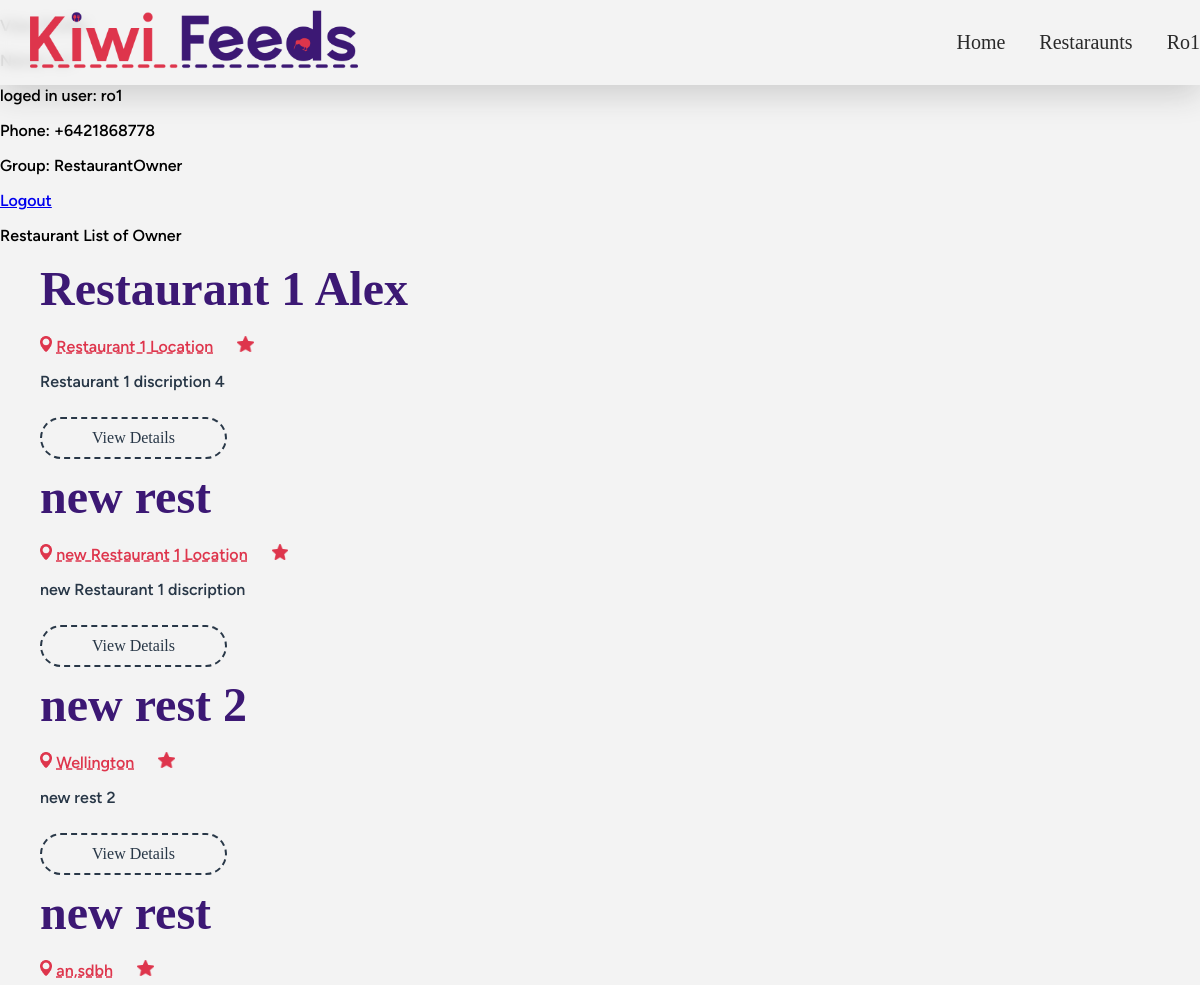
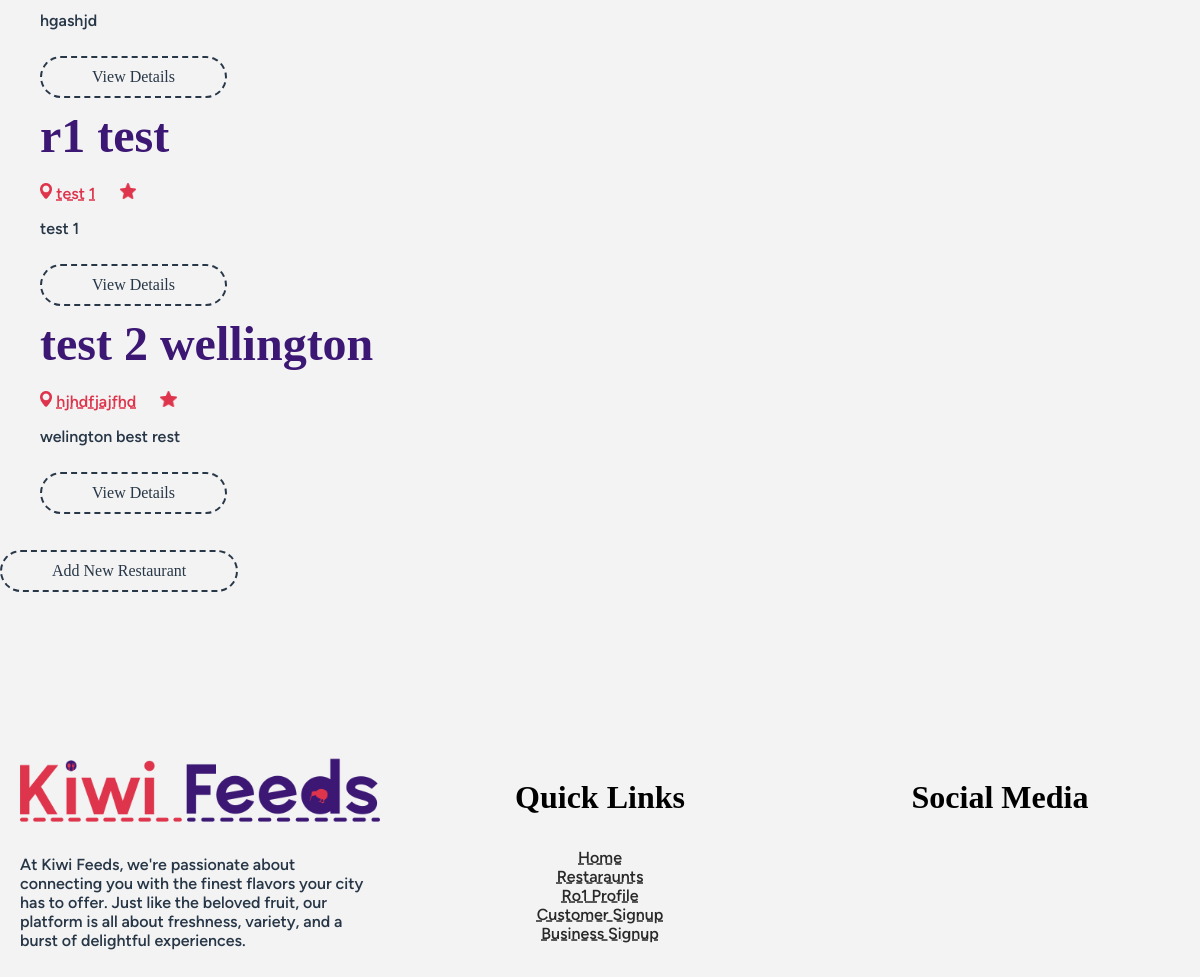
Page /user/1/ (signed in) on the committed database (2 pictures, top to bottom).
### app_user/models.py (models this page shows, shortened)
class UserProfile(models.Model):
    this_user = models.OneToOneField(User, on_delete=models.PROTECT ,verbose_name='User')
    profile_picture = models.ImageField(
        default='/profile_pics/temp_pfp_placeholder_REPLACE_LATER.avif',
        upload_to=generate_image_path,
        height_field=None,
        width_field=None
    )
    phone_number = PhoneNumberField()
    address = models.CharField(max_length=1000)
    @property
    def user_group(self):
        groups = self.this_user.groups.all()
        return ', '.join([group.name for group in groups])

### app_restaurants/models.py (models this page shows, shortened)
class Restaurant(models.Model):
    restaurant_name = models.CharField(max_length=255)
    restaurant_description = models.CharField(max_length=255)
    restaurant_location = models.CharField(max_length=255)
    restaurant_owner = models.ForeignKey('app_user.UserProfile',on_delete=models.PROTECT, related_name='restaurant_owner_user',null=True,blank=True)

### app_user/views.py (the view)
# urls.py: path("<int:pk>/", UserProfileView.as_view(), name="profile-page"),
class UserProfileView(LoginRequiredMixin, DetailView):
    model = UserProfile
    context_object_name = 'this_user'
    fields = ['profile_picture', 'phone_number', 'address']
    template_name = 'app_user/user_profile_page.html'
    def get_object(self, queryset=None):
        return self.request.user.userprofile

### app_user/templatetags/custom_tags.py (called while the page is built)
@register.filter(name='user_belongs_to_group')
def user_belongs_to_group(user, group_name):
    return user.groups.filter(name=group_name).exists()

### templates/app_user/user_profile_page.html
{% extends 'base/base.html' %}
{% load static %}
{% load custom_tags %}
{% block content %}
    <p class='flex flex-col gap-5'>View Profile
        <p>Name: {{this_user.this_user.username}}</p>
        <p>loged in user: {{ request.user.username }}</p>
        <p>Phone: {{this_user.phone_number}}</p>
        <p>Group: {{this_user.user_group}}</p>
        <a class='bg-sky-200 px-4 py-2 my-15' href="{% url 'logout'  %}">Logout</a>
    </p>
    {% if user|user_belongs_to_group:'RestaurantOwner' %}
        <p>Restaurant List of Owner  </p>
        {% with restaurant_list=this_user.restaurant_owner_user.all %}
            {% include 'components/restaurant_list_card.html' %}
        {% endwith %}
        <a href="{% url 'create-restaurant' %}" class="btn btn-dark">Add New Restaurant</a>
    {% endif %}
{% endblock %}

### templates/components/header.html (shortened to what this page needs)
{% load static %}
{% load custom_tags %}
<header id="header">
    <div class="header-wrap">
        <div class="col-head-logo">
            <a href="{% url "home-page" %}" class="menu-link">
                <img class="header-logo" src="{% static 'logo/logo-full-cropped.png' %}">
            </a>
        </div>
        <div class="col-head-menu">
            <div class="menu-wrap">
                <a href="{% url "home-page" %}" class="menu-link">Home</a>
                <a href="{% url 'restaurant-list' %}" class="menu-link">Restaraunts</a>
                {% if user.is_authenticated %}
                    <a href="{% url 'profile-page' pk=user.pk %}"  class="menu-link">{{user.username|title}}</a>
                {% else %}
                    <a href="{% url 'login' %}"  class="menu-link">Login</a>
                {% endif %}
            </div>
        </div>
    </div>
</header>

### templates/components/restaurant_list_card.html (shortened to what this page needs)
{% load static %}
{% load custom_tags %}
{% block content %}
{% if restaurant_list %}
    <ul class='flex flex-col gap-4'>
        {% for restaurant in restaurant_list %}
        <div class="list-wrap">
            <li>
                <h2 class="r-title">{{ restaurant.restaurant_name}}</h2>
                <div class="info-wrap-list">
                    <img class="icon" src="{% static 'images/icons/location-pin.png' %}">
                    <a href="https://www.google.com/maps/place/{{restaurant.restaurant_location}}" target="_blank" class="t-link r-info-text">{{restaurant.restaurant_location}}</a>
                    <img class="icon" src="{% static 'images/icons/star.png' %}">
                </div>
                <p class="text">{{restaurant.restaurant_description}}</p>
                <div class="button-wrap">
                    <a href="{% url 'restaurant-details' restaurant_id=restaurant.id %}" class="btn btn-dark">View Details</a>
                </div>
            </li>
        </div>
        {% endfor %}
    </ul>
    {% else %}
        <p> Restaurant not available</p>
    {% endif %}
    {% endblock %}

### templates/components/footer.html (shortened to what this page needs)
{% load static %}
<footer>
    <section>
        <div class="col-wrap">
            <div class="col-33">
                <img class="footer-logo" src="{% static 'logo/logo-full-cropped.png' %}">
                <p class="text">At Kiwi Feeds, we're passionate about connecting you with the finest flavors your city has to offer. Just like the beloved fruit, our platform is all about freshness, variety, and a burst of delightful experiences.</p>
            </div>
            <div class="col-33">
                <div class="q-links-wrap">
                    <h3>Quick Links</h3>
                    <div class="links-cont">
                        <a href="{% url "home-page" %}" class="f-link t-link">Home</a>
                        <br>
                        <a href="{% url 'restaurant-list' %}" class="f-link t-link">Restaraunts</a>
                        <br>
                        {% if user.is_authenticated %}
                            <a href="{% url 'profile-page' pk=user.pk %}"  class="f-link t-link">{{user.username|title}} Profile</a>
                        {% else %}
                            <a href="{% url 'login' %}"  class="f-link t-link">Login</a>
                        {% endif %}
                        <br>
                        <a href="{% url 'signup' %}" class="f-link t-link">Customer Signup</a>
                        <br>
                        <a href="{% url 'signup-business' %}" class="f-link t-link">Business Signup</a>
                    </div>
                </div>
            </div>
            <div class="col-33">
                <h3 id="soc-med-text">Social Media</h3>
                <br>
                <div class="col-50">
                </div>
                <div class="col-50">
                </div>
            </div>
        </div>
    </section>
</footer>

### static/styles/styles.css (style rules this page uses)
:root { --c-red: #DE354C; --c-dark-red: #932432; --c-blue: #3C1874; --c-dark-blue: #283747; --c-black: #292929; --c-white: #F3F3F3; --t-heading: "wavehaus"; --t-paragraph: "oak sans"; }
ul { list-style-type: none; }
body { background-color: #F3F3F3; margin: 0px; }
section { max-width: 1440px; margin-right: auto; margin-left: auto; padding-top: 125px; padding-bottom: 75px; }
.col-wrap { display: flex; }
.col-50 { width: 50%; padding: 20px; }
.col-33 { width: 33%; padding: 20px; }
h1,h2,h3,h4,h5 { font-family: 'wavehaus'; }
h2 { font-size: 3em; margin-block-start: 0em; margin-block-end: 0em; }
h3 { font-size: 2em ; }
p,a { font-family: 'oak sans'; font-weight: 500; }
.text { color: var(--c-dark-blue); }
.btn { display: inline-block; font-family: 'wavehaus'; margin-top: 10px; margin-bottom: 10px; margin-right: 10px; font-size: 1em; border: dashed 2px; border-radius: 90px; padding: 10px 50px 10px 50px; transition: .1s; text-decoration: none; }
.btn-dark { border-color: var(--c-dark-blue); color: var(--c-dark-blue); }
.t-link { text-decoration: underline dashed; color: var(--c-black); transition: .2s; }
#header { display: flex; max-height: 120px; position: fixed; width: 100%; top: 0px; background: rgba( 243, 243, 243, 0.8 ); box-shadow: 0 8px 32px 0 rgba(41, 41, 41, 0.2); backdrop-filter: blur( 6px ); -webkit-backdrop-filter: blur( 4px ); }
.header-wrap { max-width: 1440px; width: 100%; margin-left: auto; margin-right: auto; display: flex; }
.header-logo { max-height: 80px; }
.col-head-logo { width: 20%; }
.col-head-menu { align-items: flex-end; justify-content: center; display: flex; flex-direction: column; flex-wrap: nowrap; width: 80%; }
.menu-link { font-size: 20px; font-family: "wavehaus"; margin-left: 30px; text-decoration: none; color: var(--c-black); }
.footer-logo { width: 100%; }
.q-links-wrap { text-align: center; }
.f-link { margin-top: 10px; }
#soc-med-text { text-align: center; }
.info-wrap-list { margin-top: 20px; margin-bottom: 10px; vertical-align: middle; }
.r-info-text { color: var(--c-red); margin-right: 20px; }
.icon { max-height: 16px; }
.r-title { color: var(--c-blue); }

### rows in the picture
UserProfile: phone_number "+6421868778", user_group "RestaurantOwner"
Restaurant: restaurant_name "Restaurant 1 Alex", restaurant_location "Restaurant 1 Location", restaurant_description "Restaurant 1 discription 4"
Restaurant: restaurant_name "new rest", restaurant_location "new Restaurant 1 Location", restaurant_description "new Restaurant 1 discription"
Restaurant: restaurant_name "new rest 2", restaurant_location "Wellington", restaurant_description "new rest 2"
Restaurant: restaurant_name "new rest", restaurant_location "an,sdbh", restaurant_description "hgashjd"
Restaurant: restaurant_name "r1 test", restaurant_location "test 1", restaurant_description "test 1"
Restaurant: restaurant_name "test 2 wellington", restaurant_location "hjhdfjajfhd", restaurant_description "welington best rest"

### other values in the picture
{{ user.username|title }} "Ro1"
{{ request.user.username }} "ro1"
